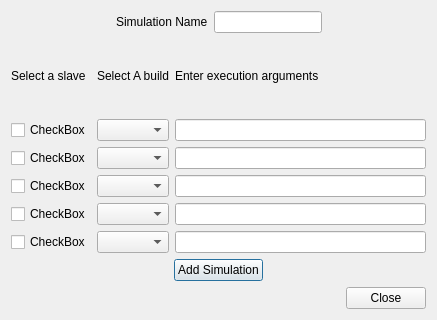
<?xml version="1.0" encoding="UTF-8"?>
<ui version="4.0">
 <class>AddSimulation</class>
 <widget class="QDialog" name="AddSimulation">
  <property name="geometry">
   <rect>
    <x>0</x>
    <y>0</y>
    <width>437</width>
    <height>320</height>
   </rect>
  </property>
  <property name="windowTitle">
   <string>Dialog</string>
  </property>
  <layout class="QGridLayout" name="gridLayout_3">
   <item row="2" column="0" colspan="4">
    <layout class="QGridLayout" name="gridLayout_4">
     <item row="0" column="1">
      <widget class="QPushButton" name="pushButton_2">
       <property name="text">
        <string>Add Simulation</string>
       </property>
      </widget>
     </item>
     <item row="0" column="0">
      <spacer name="horizontalSpacer_4">
       <property name="orientation">
        <enum>Qt::Horizontal</enum>
       </property>
       <property name="sizeHint" stdset="0">
        <size>
         <width>40</width>
         <height>20</height>
        </size>
       </property>
      </spacer>
     </item>
     <item row="0" column="2">
      <spacer name="horizontalSpacer_5">
       <property name="orientation">
        <enum>Qt::Horizontal</enum>
       </property>
       <property name="sizeHint" stdset="0">
        <size>
         <width>40</width>
         <height>20</height>
        </size>
       </property>
      </spacer>
     </item>
    </layout>
   </item>
   <item row="3" column="0" colspan="4">
    <layout class="QGridLayout" name="gridLayout_2">
     <item row="0" column="1">
      <widget class="QPushButton" name="pushButton">
       <property name="text">
        <string>Close</string>
       </property>
      </widget>
     </item>
     <item row="0" column="0">
      <spacer name="horizontalSpacer_3">
       <property name="orientation">
        <enum>Qt::Horizontal</enum>
       </property>
       <property name="sizeHint" stdset="0">
        <size>
         <width>40</width>
         <height>20</height>
        </size>
       </property>
      </spacer>
     </item>
    </layout>
   </item>
   <item row="0" column="0" colspan="4">
    <layout class="QGridLayout" name="gridLayout">
     <item row="1" column="1">
      <widget class="QLabel" name="label_2">
       <property name="text">
        <string>Simulation Name</string>
       </property>
      </widget>
     </item>
     <item row="1" column="3">
      <spacer name="horizontalSpacer_2">
       <property name="orientation">
        <enum>Qt::Horizontal</enum>
       </property>
       <property name="sizeHint" stdset="0">
        <size>
         <width>40</width>
         <height>20</height>
        </size>
       </property>
      </spacer>
     </item>
     <item row="1" column="2">
      <widget class="QLineEdit" name="lineEdit"/>
     </item>
     <item row="1" column="0">
      <spacer name="horizontalSpacer_6">
       <property name="orientation">
        <enum>Qt::Horizontal</enum>
       </property>
       <property name="sizeHint" stdset="0">
        <size>
         <width>40</width>
         <height>20</height>
        </size>
       </property>
      </spacer>
     </item>
    </layout>
   </item>
   <item row="1" column="0" colspan="4">
    <layout class="QGridLayout" name="gridLayout_6">
     <item row="2" column="3">
      <widget class="QLineEdit" name="argEdit02"/>
     </item>
     <item row="5" column="1">
      <widget class="QComboBox" name="buildComboBox05"/>
     </item>
     <item row="4" column="1">
      <widget class="QComboBox" name="buildComboBox04"/>
     </item>
     <item row="3" column="1">
      <widget class="QComboBox" name="buildComboBox03"/>
     </item>
     <item row="0" column="3">
      <widget class="QLabel" name="label_4">
       <property name="text">
        <string>Enter execution arguments</string>
       </property>
      </widget>
     </item>
     <item row="0" column="1">
      <widget class="QLabel" name="label_3">
       <property name="text">
        <string>Select A build</string>
       </property>
      </widget>
     </item>
     <item row="2" column="1">
      <widget class="QComboBox" name="buildComboBox02"/>
     </item>
     <item row="5" column="3">
      <widget class="QLineEdit" name="argEdit05"/>
     </item>
     <item row="3" column="3">
      <widget class="QLineEdit" name="argEdit03"/>
     </item>
     <item row="1" column="3">
      <widget class="QLineEdit" name="argEdit01"/>
     </item>
     <item row="1" column="1">
      <widget class="QComboBox" name="buildComboBox01"/>
     </item>
     <item row="4" column="3">
      <widget class="QLineEdit" name="argEdit04"/>
     </item>
     <item row="0" column="0">
      <widget class="QLabel" name="label">
       <property name="text">
        <string>Select a slave</string>
       </property>
      </widget>
     </item>
     <item row="1" column="0">
      <widget class="QCheckBox" name="slaveCheck01">
       <property name="text">
        <string>CheckBox</string>
       </property>
      </widget>
     </item>
     <item row="2" column="0">
      <widget class="QCheckBox" name="slaveCheck02">
       <property name="text">
        <string>CheckBox</string>
       </property>
      </widget>
     </item>
     <item row="3" column="0">
      <widget class="QCheckBox" name="slaveCheck03">
       <property name="text">
        <string>CheckBox</string>
       </property>
      </widget>
     </item>
     <item row="4" column="0">
      <widget class="QCheckBox" name="slaveCheck04">
       <property name="text">
        <string>CheckBox</string>
       </property>
      </widget>
     </item>
     <item row="5" column="0">
      <widget class="QCheckBox" name="slaveCheck05">
       <property name="text">
        <string>CheckBox</string>
       </property>
      </widget>
     </item>
    </layout>
   </item>
  </layout>
 </widget>
 <resources/>
 <connections/>
</ui>
